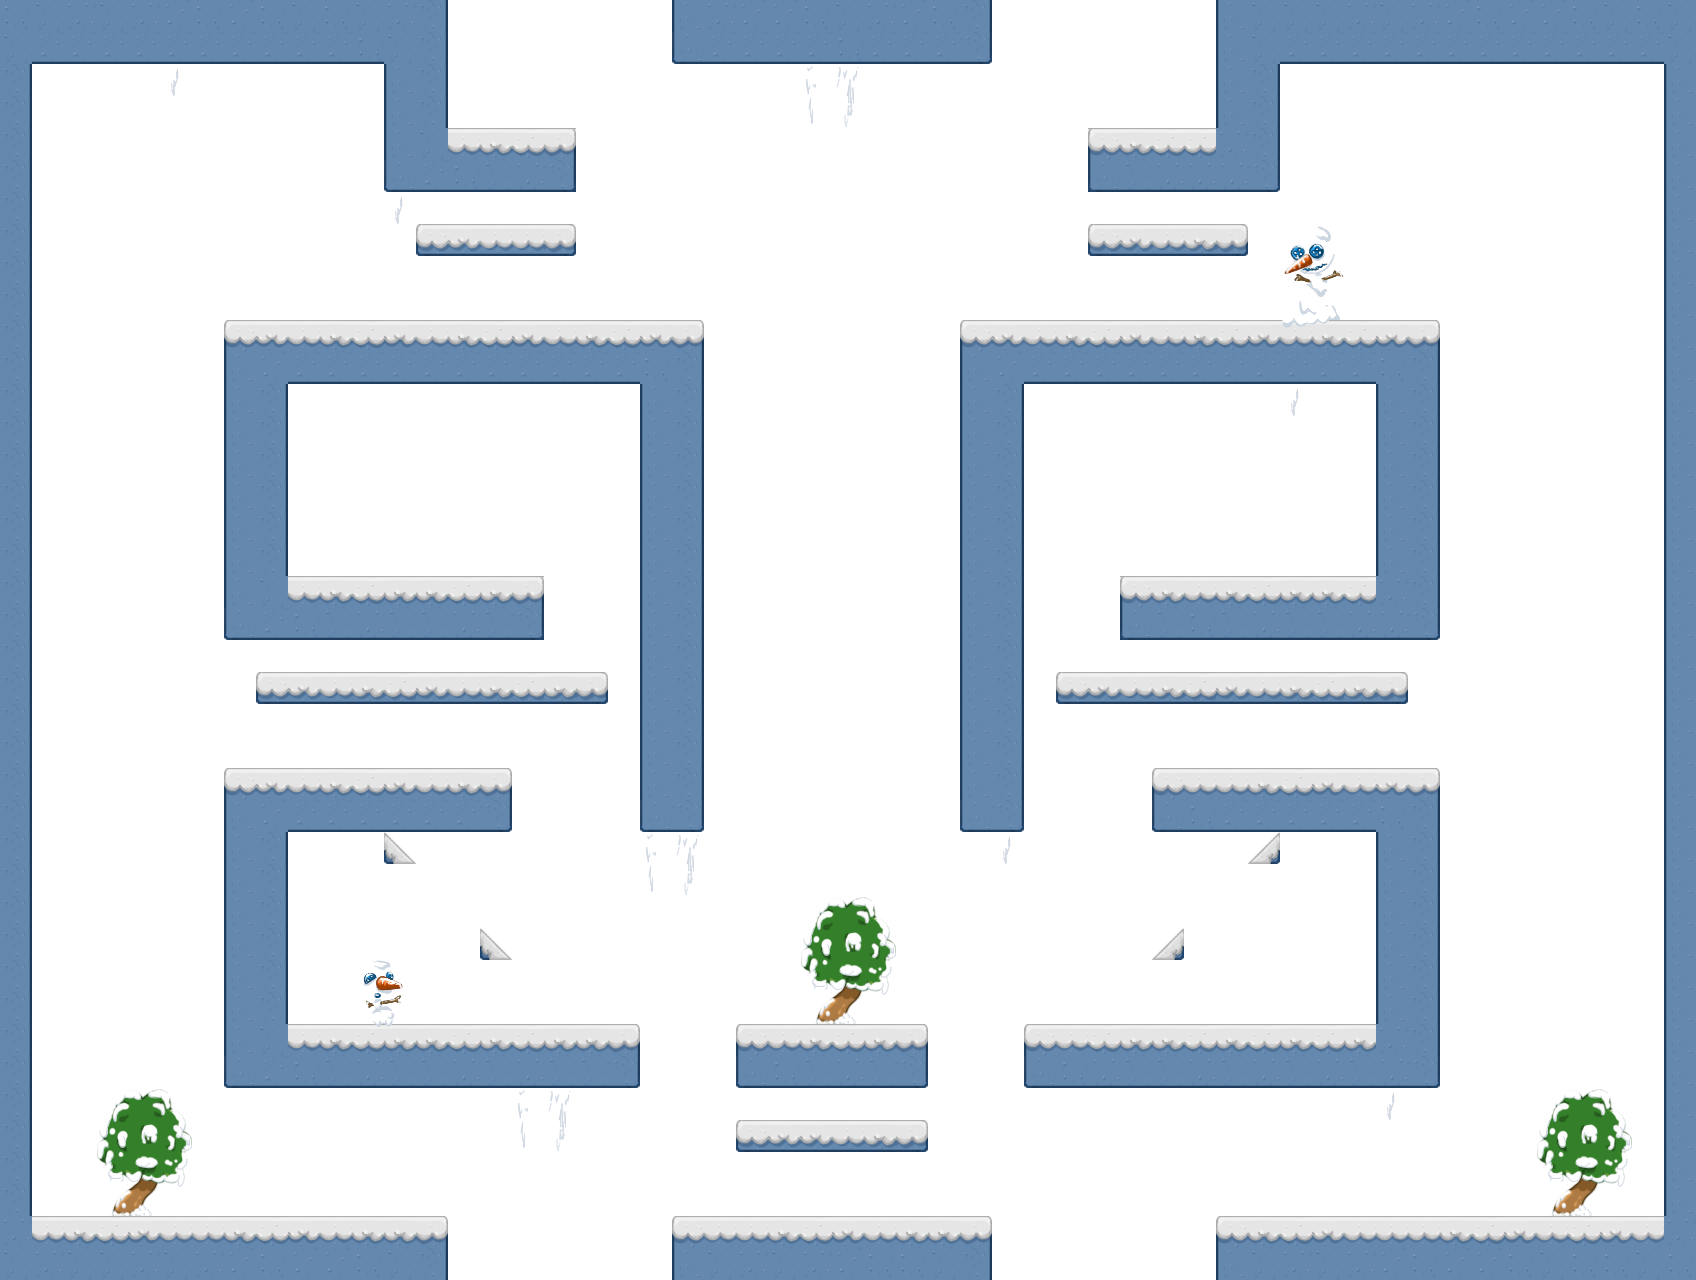

This game map was drawn from its Tiled (.tmx) file and the tilesets committed beside it. A one-line description and the trimmed map source follow:
An orthogonal 53x40 tile map with 32x32 px tiles, 3 tile layers (background, ground, frontground), 2 tilesets and 7 objects (3x flairy, earm, goal, soldier, solflyer).

<map version="1.10" tiledversion="1.10.0" orientation="orthogonal" renderorder="right-down" width="53" height="40" tilewidth="32" tileheight="32" infinite="0" backgroundcolor="#ffffff" nextlayerid="5" nextobjectid="8">
 <properties>
  <property name="FLY" value="12" />
  <property name="JUMP" value="15" />
  <property name="STOP" value="2" />
 </properties>
 <tileset firstgid="1" name="tiles" tilewidth="32" tileheight="32" tilecount="100" columns="10">
  <image source="tiles.png" width="320" height="320" />
  <tile id="0">
   <properties>
    <property name="type" value="TOPL" />
   </properties>
  </tile>
  <tile id="1">
   <properties>
    <property name="type" value="TOP" />
   </properties>
  </tile>
  <tile id="2">
   <properties>
    <property name="type" value="TOP" />
   </properties>
  </tile>
  <tile id="3">
   <properties>
    <property name="type" value="TOP" />
   </properties>
  </tile>
  <tile id="4">
   <properties>
    <property name="type" value="TOP" />
   </properties>
  </tile>
  <tile id="5">
   <properties>
    <property name="type" value="TOPR" />
   </properties>
  </tile>
  <tile id="6">
   <properties>
    <property name="type" value="TOP" />
   </properties>
  </tile>
  <tile id="7">
   <properties>
    <property name="type" value="TOP" />
   </properties>
  </tile>
  <tile id="8">
   <properties>
    <property name="type" value="TOP" />
   </properties>
  </tile>
  <tile id="9">
   <properties>
    <property name="type" value="TOP" />
   </properties>
  </tile>
  <tile id="10">
   <properties>
    <property name="type" value="LEFT" />
   </properties>
  </tile>
  <tile id="15">
   <properties>
    <property name="type" value="RIGHT" />
   </properties>
  </tile>
  <tile id="20">
   <properties>
    <property name="type" value="DGL1" />
   </properties>
  </tile>
  <tile id="21">
   <properties>
    <property name="type" value="NB" />
   </properties>
  </tile>
  <tile id="22">
   <properties>
    <property name="type" value="NB" />
   </properties>
  </tile>
  <tile id="23">
   <properties>
    <property name="type" value="DGR1" />
   </properties>
  </tile>
  <tile id="31">
   <properties>
    <property name="type" value="DGL1" />
   </properties>
  </tile>
  <tile id="32">
   <properties>
    <property name="type" value="DGR1" />
   </properties>
  </tile>
  <tile id="35">
   <properties>
    <property name="type" value="DGR1" />
   </properties>
  </tile>
  <tile id="36">
   <properties>
    <property name="type" value="NB" />
   </properties>
  </tile>
  <tile id="38">
   <properties>
    <property name="type" value="NB" />
   </properties>
  </tile>
  <tile id="39">
   <properties>
    <property name="type" value="NB" />
   </properties>
  </tile>
  <tile id="40">
   <properties>
    <property name="type" value="DGL1" />
   </properties>
  </tile>
  <tile id="41">
   <properties>
    <property name="type" value="NB" />
   </properties>
  </tile>
  <tile id="42">
   <properties>
    <property name="type" value="NB" />
   </properties>
  </tile>
  <tile id="43">
   <properties>
    <property name="type" value="DGR1" />
   </properties>
  </tile>
  <tile id="44">
   <properties>
    <property name="type" value="DGR1" />
   </properties>
  </tile>
  <tile id="46">
   <properties>
    <property name="type" value="DGR1" />
   </properties>
  </tile>
  <tile id="47">
   <properties>
    <property name="type" value="DGL1" />
   </properties>
  </tile>
  <tile id="48">
   <properties>
    <property name="type" value="DGR4" />
   </properties>
  </tile>
  <tile id="49">
   <properties>
    <property name="type" value="DGR5" />
   </properties>
  </tile>
  <tile id="50">
   <properties>
    <property name="type" value="LEFT" />
   </properties>
  </tile>
  <tile id="51">
   <properties>
    <property name="type" value="DGL1" />
   </properties>
  </tile>
  <tile id="52">
   <properties>
    <property name="type" value="DGR1" />
   </properties>
  </tile>
  <tile id="53">
   <properties>
    <property name="type" value="RIGHT" />
   </properties>
  </tile>
  <tile id="54">
   <properties>
    <property name="type" value="DGL1" />
   </properties>
  </tile>
  <tile id="55">
   <properties>
    <property name="type" value="DGR1" />
   </properties>
  </tile>
  <tile id="61">
   <properties>
    <property name="type" value="RIGHT" />
   </properties>
  </tile>
  <tile id="62">
   <properties>
    <property name="type" value="LEFT" />
   </properties>
  </tile>
  <tile id="65">
   <properties>
    <property name="type" value="DGL1" />
   </properties>
  </tile>
  <tile id="70">
   <properties>
    <property name="type" value="LEFT" />
   </properties>
  </tile>
  <tile id="75">
   <properties>
    <property name="type" value="RIGHT" />
   </properties>
  </tile>
  <tile id="80">
   <properties>
    <property name="type" value="TOP" />
   </properties>
  </tile>
  <tile id="81">
   <properties>
    <property name="type" value="TOP" />
   </properties>
  </tile>
  <tile id="82">
   <properties>
    <property name="type" value="TOP" />
   </properties>
  </tile>
  <tile id="83">
   <properties>
    <property name="type" value="TOP" />
   </properties>
  </tile>
  <tile id="84">
   <properties>
    <property name="type" value="TOP" />
   </properties>
  </tile>
  <tile id="85">
   <properties>
    <property name="type" value="TOP" />
   </properties>
  </tile>
 </tileset>
 <tileset firstgid="101" name="props" tilewidth="32" tileheight="32" tilecount="100" columns="10">
  <image source="props.png" width="320" height="320" />
 </tileset>
 <layer id="1" name="background" width="53" height="40">
  <data>[2120 cells, 0 non-empty, 0 distinct tile ids]</data>
 </layer>
 <layer id="2" name="ground" width="53" height="40">
  <data>[2120 cells, 610 non-empty, 27 distinct tile ids]</data>
 </layer>
 <layer id="3" name="frontground" width="53" height="40">
  <data>[2120 cells, 80 non-empty, 36 distinct tile ids]</data>
 </layer>
 <objectgroup id="4" name="avatars">
  <object id="1" name="earm" gid="25" x="464" y="101" width="32" height="32" />
  <object id="2" name="goal" gid="26" x="812" y="1196" width="32" height="32" />
  <object id="3" name="flairy" gid="37" x="346" y="552" width="32" height="32" />
  <object id="4" name="soldier" gid="35" x="1196" y="662" width="32" height="32" />
  <object id="5" name="flairy" gid="37" x="1164" y="114" width="32" height="32" />
  <object id="6" name="flairy" gid="37" x="1365" y="754" width="32" height="32" />
  <object id="7" name="solflyer" gid="35" x="819" y="416" width="32" height="32" />
 </objectgroup>
</map>
